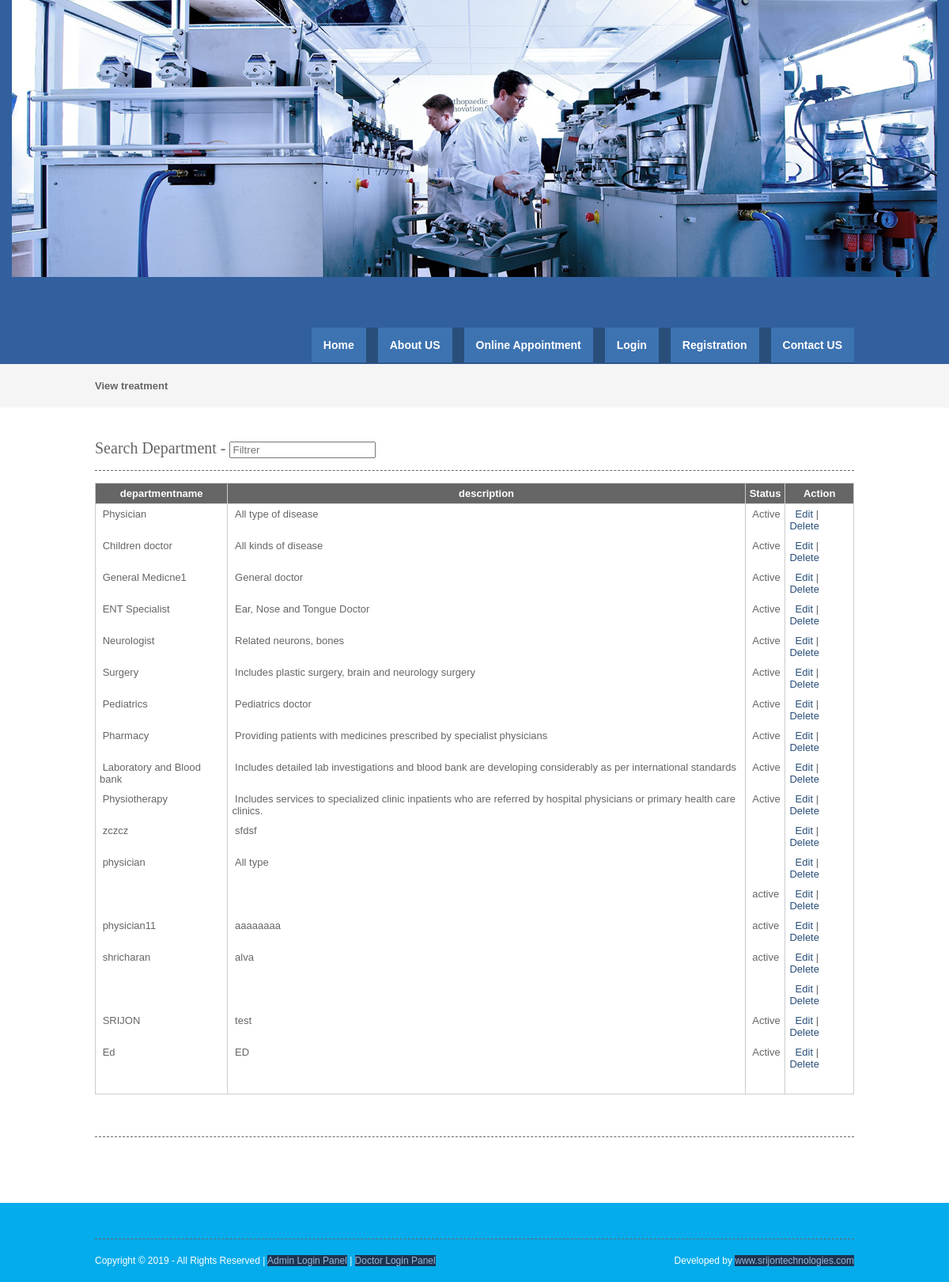
Page /viewdepartment.php on the committed database.
### tables this page shows
CREATE TABLE `department` (
  `departmentid` int(10) NOT NULL,
  `departmentname` varchar(100) NOT NULL,
  `description` text NOT NULL,
  `status` varchar(10) NOT NULL
);

### viewdepartment.php (the view, shortened to what this page needs)
<?php
include("header.php");
include("dbconnection.php");
?>
<div class="wrapper col2">
  <div id="breadcrumb">
    <ul>
      <li class="first">View  treatment</li></ul>
  </div>
</div>
<div class="wrapper col4">
  <div id="container">
<section class="container">
<h2>Search Department - <input type="search" class="light-table-filter" data-table="order-table" placeholder="Filtrer" /></h2>
	<table class="order-table">
      <thead>
        <tr>
          <th>departmentname</th>
          <th>description</th>
          <th>Status</th>
          <th>Action</th>
        </tr>
        </thead>
        <tbody>
          <?php
		$sql ="SELECT * FROM department";
		$qsql = mysqli_query($con,$sql);
		while($rs = mysqli_fetch_array($qsql))
		{
        echo "<tr>
          <td>&nbsp;$rs[departmentname]</td>
          <td>&nbsp;$rs[description]</td>
			 <td>&nbsp;$rs[status]</td>
			 <td>&nbsp;
			  <a href='department.php?editid=$rs[departmentid]'>Edit</a> | <a href='viewdepartment.php?delid=$rs[departmentid]'>Delete</a> </td>
        </tr>";
		}
		?>
        <tr>
          <td>&nbsp;</td>
          <td>&nbsp;</td>
          <td>&nbsp;</td>
          <td>&nbsp;</td>
        </tr>
      </tbody>
    </table>
    </section>
    <h1>&nbsp;</h1>
    <p>&nbsp;</p>
  </div>
</div>
<?php
include("footer.php");
?>

### layout/styles/layout.css (style rules this page uses)
html { overflow-y:scroll; }
body { margin:0; padding:0; font-size:13px; font-family:verdana, Arial, Helvetica, sans-serif; color:#FFFFFF; background-color:#4F473A; }
a { outline:none; text-decoration:none; }
div.wrapper { display:block; width:100%; margin:0; text-align:left; }
.col2 { color:#666666; background-color:#F5F5F5; }
.col3, .col4 { color:#666666; background-color:#FFFFFF; }
#head, #gallery, #breadcrumb, #container, #footer { display:block; position:relative; width:960px; margin:0 auto; }
#breadcrumb { padding:20px 0; }
#breadcrumb ul { margin:0; padding:0; list-style:none; }
#breadcrumb ul li { display:inline; }
#breadcrumb ul li.first { font-weight:bold; }
#container { padding:40px 0; }
#container h1, #container h2, #container h3, #container h4, #container h5, #container h6 { margin:0 0 15px 0; padding:0 0 15px 0; line-height:normal; font-weight:normal; font-size:20px; font-family:Georgia, "Times New Roman", Times, serif; border-bottom:1px dashed #666666; }
#container a { color:#294E79; background-color:#FFFFFF; }

### layout/styles/tables.css (style rules this page uses)
table { width:100%; border-collapse:collapse; table-layout:auto; vertical-align:top; margin-bottom:15px; border:1px solid #CCCCCC; }
table thead th { color:#FFFFFF; background-color:#666666; border:1px solid #CCCCCC; border-collapse:collapse; text-align:center; table-layout:auto; vertical-align:middle; }
table tbody td { vertical-align:top; border-collapse:collapse; border-left:1px solid #CCCCCC; border-right:1px solid #CCCCCC; }
table thead th, table tbody td { padding:5px; border-collapse:collapse; }

### rows in the picture
department: departmentname "Physician", description "All type of disease", status "Active"
department: departmentname "Children doctor", description "All kinds of disease", status "Active"
department: departmentname "General Medicne1", description "General doctor", status "Active"
department: departmentname "ENT Specialist", description "Ear, Nose and Tongue Doctor", status "Active"
department: departmentname "Neurologist", description "Related neurons, bones", status "Active"
department: departmentname "Surgery", description "Includes plastic surgery, brain and neurology surgery", status "Active"
department: departmentname "Pediatrics", description "Pediatrics doctor", status "Active"
department: departmentname "Pharmacy", description "Providing patients with medicines prescribed by specialist physicians", status "Active"
department: departmentname "Laboratory and Blood bank", description "Includes detailed lab investigations and blood bank are developing considerably as per international standards", status "Active"
department: departmentname "Physiotherapy", description "Includes services to specialized clinic inpatients who are referred by hospital physicians or primary health care clinics.", status "Active"
department: departmentname "zczcz", description "sfdsf"
department: departmentname "physician", description "All type"
department: status "active"
department: departmentname "physician11", description "aaaaaaaa", status "active"
department: departmentname "shricharan", description "alva", status "active"
department: departmentname "SRIJON", description "test", status "Active"
department: departmentname "Ed", description "ED", status "Active"
